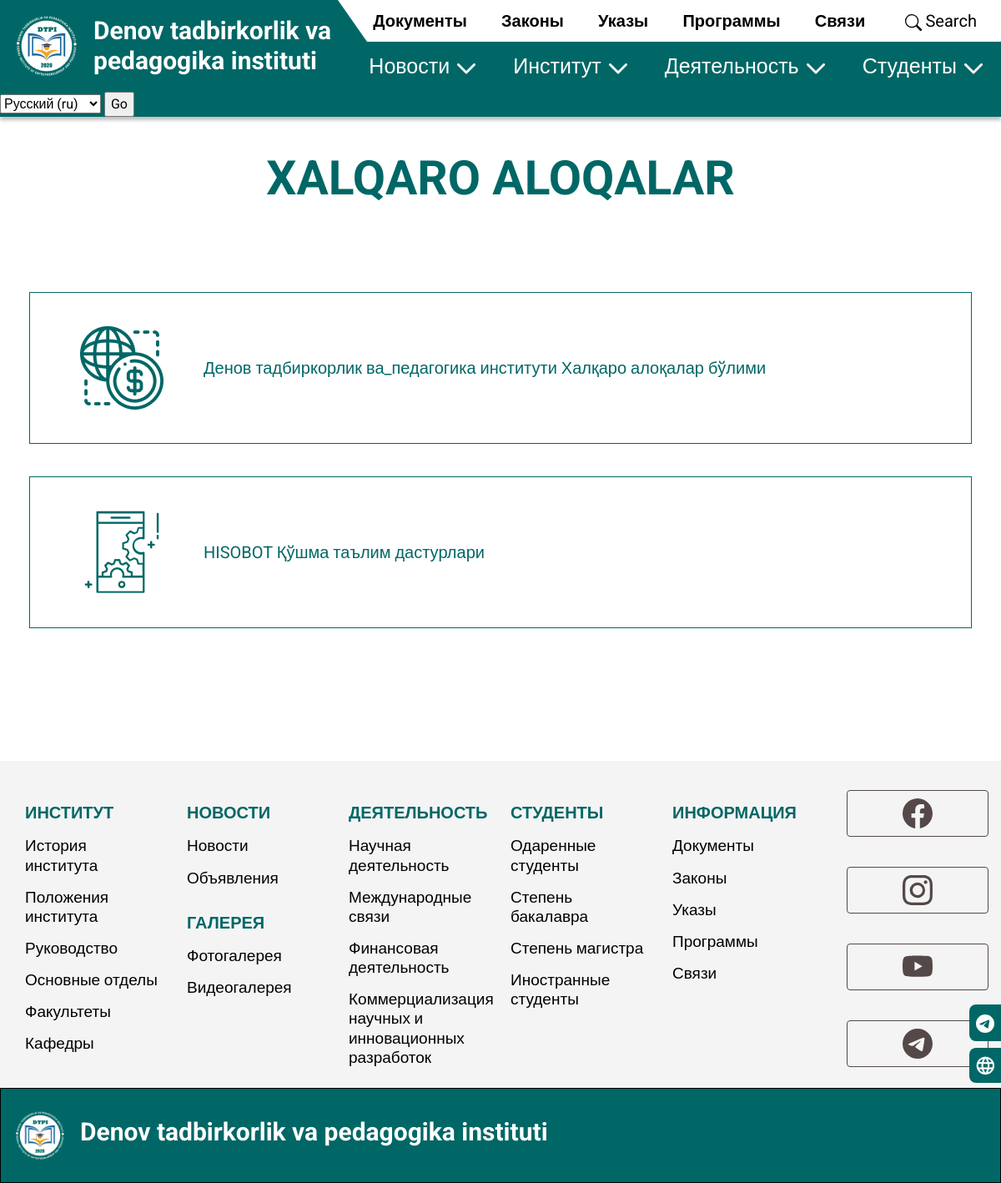
/ru/international_relationships/, run on the app's committed database.
### main/models.py (models this page shows)
class InternationalRelationships(models.Model):
    icon = models.ImageField(upload_to='pages/', verbose_name="иконка")
    name = models.CharField(max_length=255, verbose_name="Название")
    content = RichTextUploadingField(verbose_name="Текст")
    class Meta:
        verbose_name = 'данные о международных отножений'
        verbose_name_plural = 'Международные отношения'

### main/views.py (the view)
# urls.py: path('international_relationships/', international_relationships, name='international_relationships'),
def international_relationships(request):
    content = InternationalRelationships.objects.all()
    return render(request, 'international-relationships.html', {'content': content})

### templates/international-relationships.html (shortened to what this page needs)
{% extends 'base.html' %} {% load static %}
{% block content %}
    <section class="section-international-relationships" id="top">
        <section class="section-sections" >
            <div class="container-xl">
                <h2 class="text-center title">XALQARO ALOQALAR</h2>
                <div class="descr">
                </div>
                <div class="content">
                    <nav>
                        <div class="nav nav-tabs sections " id="nav-tab" role="tablist">
                            {% for c in content %}
                                <a class="nav-link " onclick="document.querySelector('.section-sections-content').classList.remove('d-none');setTimeout(() => {document.getElementById('nav-tabContent').scrollIntoView();}, 100); "
                                   id="nav-{{ c.id }}-tab" data-toggle="tab" href="#nav-{{ c.id }}" role="tab"
                                   aria-controls="nav-{{ c.id }}" aria-selected="true">
                                    <div class="box d-flex align-items-center">
                                        <img src="{{ c.icon.url }}" class="img-fluid pr-5" alt="">
                                        <div class="title ">
                                            {{ c.name }}
                                        </div>
                                    </div>
                                </a>
                            {% endfor %}
                        </div>
                    </nav>
                </div>
            </div>
        </section>
    </section>
{% endblock %}

### main/static/css/base.css (style rules this page uses)
body { font-family: 'Roboto', sans-serif; overflow-x: hidden; min-height: 100vh; display: -webkit-box; display: -ms-flexbox; display: flex; -webkit-box-orient: vertical; -webkit-box-direction: normal; -ms-flex-direction: column; flex-direction: column; -webkit-box-pack: justify; -ms-flex-pack: justify; justify-content: space-between; }
html { scroll-behavior: smooth !important; overflow-x: hidden; }
h2, .h2 { font-size: 57px; font-weight: 700; }
.section-international-relationships { padding-top: 110px; }
.section-international-relationships .section-sections { padding-top: 70px; padding-bottom: 70px; -webkit-box-shadow: 0px 4px 4px rgba(0, 0, 0, 0.25); box-shadow: 0px 4px 4px rgba(0, 0, 0, 0.25); }
.section-international-relationships .section-sections h2 { color: #006766; }
.section-international-relationships .section-sections .content .sections { border: 0; padding-top: 50px; padding-bottom: 70px; display: -webkit-box; display: -ms-flexbox; display: flex; -webkit-box-orient: vertical; -webkit-box-direction: normal; -ms-flex-direction: column; flex-direction: column; }
.section-international-relationships .section-sections .content .sections .nav-link { padding: 20px; border: 0; -webkit-transition: all .7s ease 0s; transition: all .7s ease 0s; }
.section-international-relationships .section-sections .content .sections .nav-link .box { padding: 40px 60px; position: relative; color: #006766; border: 1px solid #006766; width: 100%; }
.section-international-relationships .section-sections .content .sections .nav-link .box .title { font-size: 20px; color: #006766; text-align: center; }

### data on the page
InternationalRelationships: icon (picture), name "Денов тадбиркорлик ва_педагогика институти Халқаро алоқалар бўлими"
InternationalRelationships: icon (picture), name "HISOBOT Қўшма таълим дастурлари"

### other printed values
form field language "Русский (ru)"
